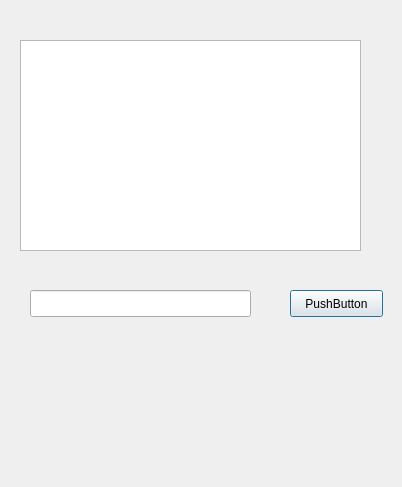
<?xml version="1.0" encoding="UTF-8"?>
<ui version="4.0">
 <class>qt_dialog</class>
 <widget class="QDialog" name="qt_dialog">
  <property name="geometry">
   <rect>
    <x>0</x>
    <y>0</y>
    <width>402</width>
    <height>487</height>
   </rect>
  </property>
  <property name="windowTitle">
   <string>qt_dialog</string>
  </property>
  <widget class="QPushButton" name="pushButton">
   <property name="geometry">
    <rect>
     <x>290</x>
     <y>290</y>
     <width>93</width>
     <height>27</height>
    </rect>
   </property>
   <property name="text">
    <string>PushButton</string>
   </property>
  </widget>
  <widget class="QLineEdit" name="lineEdit">
   <property name="geometry">
    <rect>
     <x>30</x>
     <y>290</y>
     <width>221</width>
     <height>27</height>
    </rect>
   </property>
  </widget>
  <widget class="QTextBrowser" name="textBrowser">
   <property name="geometry">
    <rect>
     <x>20</x>
     <y>40</y>
     <width>341</width>
     <height>211</height>
    </rect>
   </property>
  </widget>
 </widget>
 <layoutdefault spacing="6" margin="11"/>
 <resources/>
 <connections/>
</ui>
